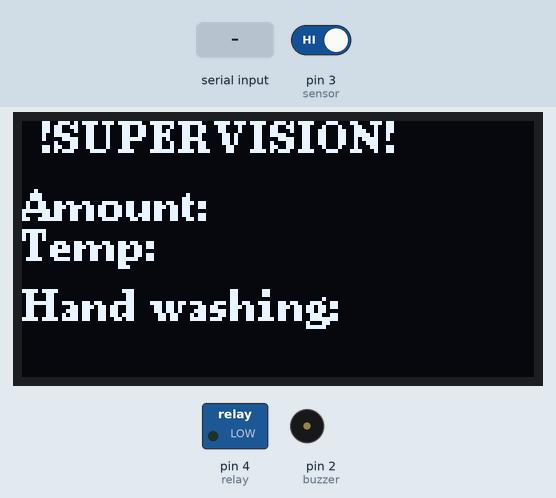
A sketch run on a simulated Arduino Nano, built with avr-gcc and run on an emulated ATmega328P. On the bench: 128×64 one-colour display, switched loads named in the sketch (green lamp = pin HIGH), buzzer (waves = sounding, pin HIGH). The inputs (shaded band) are chosen by the test bench; at power-on: pin 3 (sensor) HIGH. What the sketch prints to the serial monitor is not drawn.

Above: at 1.3 s.
1.4 s: "r90\n" received over Serial
At 3.0 s:
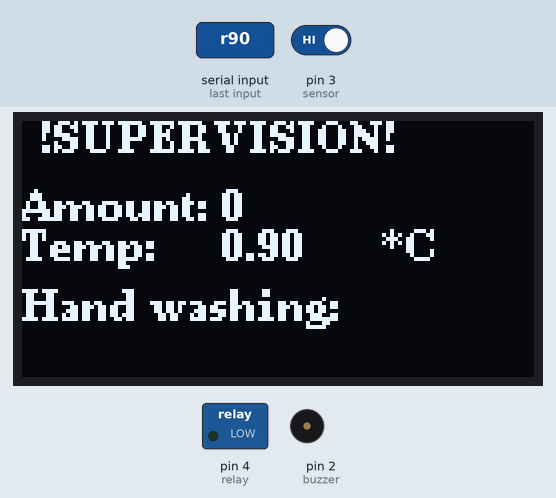
4.0 s: "e90\n" received over Serial
At 5.8 s:
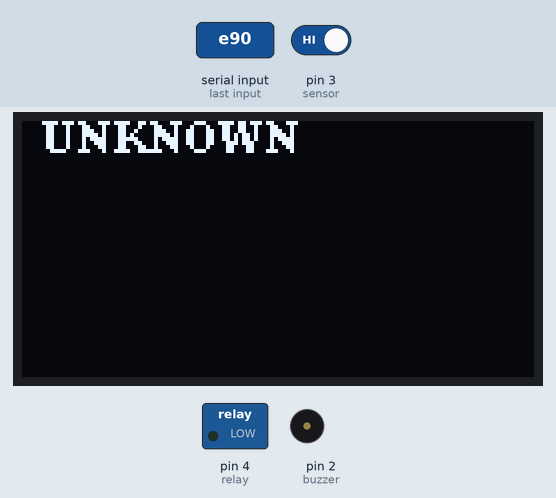
7.0 s: pin 3 (sensor) driven LOW
At 7.12 s:
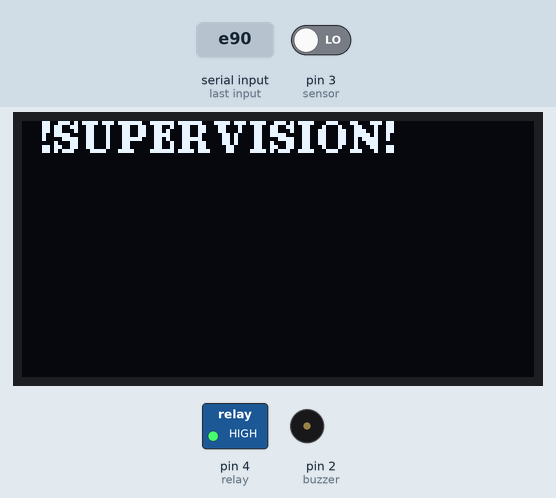
9.4 s: "90,45\n" received over Serial
At 11.2 s:
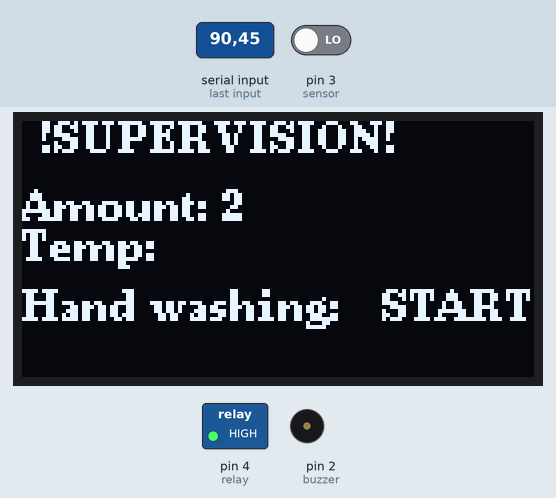
Timing chart, 0 to 12.9 s (numbered marks = the images above; inputs shaded):
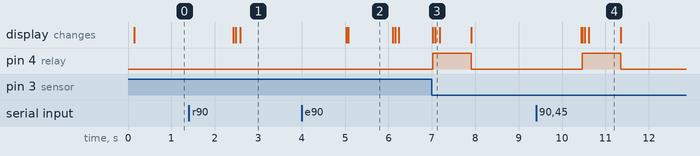

The sketch:

doan3_v5_arduino.ino
```cpp
/*
 SCL Xung clock - A5
SDA Truyền dữ liệu - A4
 */
#include <U8g2lib.h>
#include <Wire.h>

#define buzzer 2    //D2
#define sensor 3    //CẢM BIẾN VẬT CẢN D3 nano
#define relay 4    // D4 MÁY BƠM
U8G2_SH1106_128X64_NONAME_F_HW_I2C u8g2(/* rotation=*/ U8G2_R0, /* reset=*/ U8X8_PIN_NONE);
void setup() {
  // put your setup code here, to run once:
  pinMode(sensor,INPUT);
  pinMode(relay, OUTPUT);
  pinMode(buzzer,OUTPUT);
  Serial.begin(9600);

  u8g2.begin();
  u8g2.enableUTF8Print();
  u8g2.setContrast(100);
  u8g2.setFont(u8g2_font_ncenB08_tr);
  u8g2.setDrawColor(1);
  hienthi_oled();

}
float thannhiet;
byte moc;
String chuoiid,chuoi_nd,ht;
long amount=0;
byte dk=0;
void loop() {
  // put your main code here, to run repeatedly:
  int kc=digitalRead(sensor); // 0 LÀ CÓ VÂT CẢN, 1 LÀ KO CÓ
  if(kc==0 && dk==1)
  {

    amount+=1;
    u8g2.clearDisplay();
    digitalWrite(relay, HIGH);
    hienthi_oled();
    u8g2.setCursor(90, 50);
    u8g2.print("START");
    u8g2.setCursor(50, 25);
    u8g2.print(amount);
    u8g2.sendBuffer();
    delay(700);
    u8g2.setCursor(90, 50);
    u8g2.print("     ");
    u8g2.setCursor(90, 50);
    u8g2.print("STOP");
    u8g2.sendBuffer();
    digitalWrite(relay, LOW);
    dk=0;
  }
 if(Serial.available())
  {
    String data_nhan=Serial.readString();
    //String data_nhan="3011";
   //Serial.println(data_nhan);
     if (data_nhan=="admin")
    {
      digitalWrite(buzzer, LOW);
    //Serial.println("tat buzzer");
     u8g2.clearDisplay();
    hienthi_oled();
    u8g2.setCursor(90, 50);
    u8g2.print("STOP");
    u8g2.setCursor(50, 25);
    u8g2.print(amount);
    u8g2.sendBuffer();


    }
    else if(data_nhan.charAt(0)=='r')
    {
      u8g2.clearDisplay();
      hienthi_oled();
      u8g2.setCursor(50, 25);
      u8g2.print(amount);
      data_nhan.remove(0,1);
      thannhiet=data_nhan.toInt();
      //Serial.println(thannhiet);
      thannhiet=thannhiet/100;
      if (thannhiet>38)
      {
      digitalWrite(buzzer, HIGH);
      }
      //Serial.println(ht);
      u8g2.setCursor(50, 35);
      u8g2.print(thannhiet);
      u8g2.setCursor(90, 35);
      u8g2.print("*C");
      u8g2.sendBuffer();
      dk=1;
      }
      else if(data_nhan.charAt(0)=='e')
    {
      u8g2.clearDisplay();
     u8g2.setCursor(5, 8);
      u8g2.print("UNKNOWN");
      u8g2.sendBuffer();
      delay(1000);
      u8g2.clearDisplay();
      hienthi_oled();
      u8g2.setCursor(50, 25);
      u8g2.print(amount);
      u8g2.sendBuffer();

      }
    else
    {
    thannhiet=data_nhan.toInt();
    Serial.println(thannhiet);
    thannhiet=thannhiet/100;

    //Serial.println(ht);
    u8g2.setCursor(50, 35);
    u8g2.print(thannhiet);
    u8g2.setCursor(90, 35);
    u8g2.print("*C");
    u8g2.sendBuffer();
    dk=1;
    if (thannhiet>37)
    {
    digitalWrite(buzzer, HIGH);
    dk=0;
    }
    Serial.println(dk);
    }
  }
  }
  void hienthi_oled()
  {
  u8g2.setCursor(5, 8);
  u8g2.print("!SUPERVISION!");
  u8g2.sendBuffer();
  u8g2.setCursor(0, 25);
  u8g2.print("Amount:");
  u8g2.setCursor(0, 35);
  u8g2.print("Temp:");
  u8g2.setCursor(0, 50);
  u8g2.print("Hand washing:");
  u8g2.sendBuffer();
  }
```

Measured:
- after the input at 1.4 s, the display: first changes after 1.0 s (image 1 shows a later state)
- after the input at 4.0 s, the display: first changes after 1.0 s (image 2 shows a later state)
- after the input at 7.0 s, pin 4 (relay): LOW → HIGH at once, → LOW 0.89 s later; the display: first changes at once (image 3 shows a later state)
- after the input at 9.4 s, pin 4 (relay): LOW → HIGH after 1.1 s, → LOW 0.89 s later; the display: first changes after 1.0 s (image 4 shows a later state)
- what the display in image 2 shows lasts 1.0 s, from 5.1 s to 6.1 s
- what the display in image 4 shows lasts 0.8 s, from 10.6 s to 11.4 s
